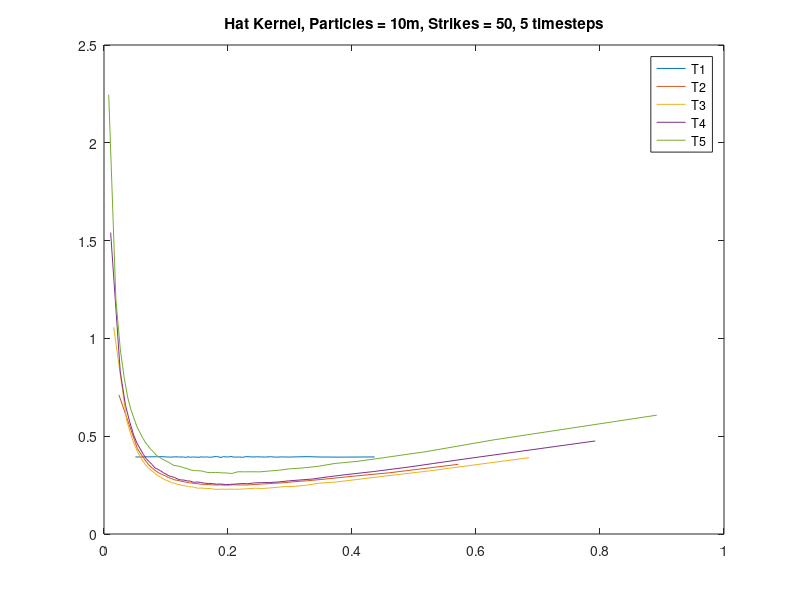

MATLAB code to generate this figure:
% hat kernel
% 50 strikes
% 5 time steps
% initial price = 0.2

e1 = [0.3937 0.3949 0.3954 0.3939 0.3931 0.3936 0.3948 0.3937 0.3936 0.3937 0.3916 0.3951 0.3925 0.3933 0.3937 0.3929 0.3920 0.3945 0.3932 0.3936 0.3943 0.3918 0.3934 0.3949 0.3962 0.3943 0.3914 0.3957 0.3939 0.3939 0.3961 0.3932 0.3933 0.3935 0.3922 0.3955 0.3950 0.3937 0.3948 0.3939 0.3935 0.3951 0.3928 0.3941 0.3933 0.3944 0.3954 0.3937 0.3930 0.3940 ];
s1 = [0.0506 0.0847 0.0936 0.1004 0.1062 0.1113 0.1159 0.1202 0.1243 0.1282 0.1320 0.1357 0.1393 0.1428 0.1463 0.1497 0.1532 0.1566 0.1601 0.1635 0.1670 0.1705 0.1740 0.1776 0.1812 0.1850 0.1888 0.1926 0.1966 0.2007 0.2049 0.2093 0.2138 0.2186 0.2235 0.2287 0.2342 0.2401 0.2463 0.2530 0.2602 0.2682 0.2770 0.2869 0.2982 0.3115 0.3277 0.3487 0.3789 0.4365 ];

e2 = [0.7116 0.4362 0.3865 0.3542 0.3349 0.3205 0.3099 0.3029 0.2970 0.2881 0.2844 0.2780 0.2747 0.2726 0.2691 0.2672 0.2635 0.2617 0.2609 0.2576 0.2577 0.2556 0.2535 0.2539 0.2529 0.2517 0.2511 0.2503 0.2513 0.2497 0.2503 0.2501 0.2519 0.2508 0.2508 0.2507 0.2518 0.2536 0.2556 0.2567 0.2592 0.2610 0.2643 0.2686 0.2724 0.2783 0.2865 0.2976 0.3130 0.3562 ];
s2 = [0.0240 0.0539 0.0642 0.0720 0.0785 0.0844 0.0897 0.0947 0.0995 0.1040 0.1084 0.1128 0.1170 0.1212 0.1253 0.1295 0.1336 0.1377 0.1419 0.1460 0.1503 0.1545 0.1589 0.1633 0.1679 0.1725 0.1773 0.1822 0.1873 0.1926 0.1980 0.2037 0.2097 0.2159 0.2225 0.2294 0.2368 0.2448 0.2533 0.2627 0.2729 0.2842 0.2969 0.3114 0.3283 0.3486 0.3741 0.4084 0.4603 0.5715 ];

e3 = [1.0568 0.5777 0.4775 0.4207 0.3834 0.3561 0.3377 0.3237 0.3110 0.2992 0.2903 0.2814 0.2745 0.2703 0.2617 0.2594 0.2545 0.2518 0.2473 0.2466 0.2423 0.2412 0.2395 0.2342 0.2347 0.2341 0.2324 0.2326 0.2288 0.2282 0.2293 0.2285 0.2294 0.2285 0.2292 0.2303 0.2325 0.2341 0.2325 0.2351 0.2387 0.2432 0.2438 0.2498 0.2601 0.2658 0.2786 0.2962 0.3226 0.3904 ];
s3 = [0.0156 0.0368 0.0465 0.0540 0.0605 0.0664 0.0718 0.0769 0.0818 0.0866 0.0912 0.0957 0.1002 0.1046 0.1091 0.1135 0.1179 0.1224 0.1269 0.1315 0.1361 0.1409 0.1457 0.1507 0.1557 0.1609 0.1663 0.1719 0.1777 0.1837 0.1899 0.1965 0.2034 0.2106 0.2183 0.2266 0.2354 0.2449 0.2552 0.2665 0.2789 0.2928 0.3086 0.3268 0.3482 0.3744 0.4078 0.4534 0.5248 0.6856 ];

e4 = [1.5410 0.8297 0.6575 0.5714 0.5076 0.4637 0.4351 0.4070 0.3850 0.3696 0.3553 0.3380 0.3312 0.3233 0.3132 0.3063 0.2967 0.2934 0.2887 0.2803 0.2766 0.2759 0.2715 0.2707 0.2641 0.2660 0.2638 0.2599 0.2586 0.2581 0.2549 0.2555 0.2527 0.2541 0.2553 0.2583 0.2570 0.2612 0.2626 0.2633 0.2661 0.2715 0.2761 0.2813 0.2927 0.3048 0.3190 0.3418 0.3828 0.4756 ];
s4 = [0.0107 0.0262 0.0347 0.0416 0.0477 0.0532 0.0585 0.0635 0.0683 0.0730 0.0776 0.0821 0.0867 0.0912 0.0957 0.1002 0.1048 0.1094 0.1141 0.1189 0.1238 0.1288 0.1339 0.1391 0.1445 0.1501 0.1559 0.1619 0.1681 0.1746 0.1814 0.1886 0.1962 0.2042 0.2128 0.2220 0.2318 0.2425 0.2542 0.2671 0.2813 0.2974 0.3158 0.3370 0.3624 0.3937 0.4340 0.4902 0.5802 0.7923 ];

e5 = [2.2458 1.1980 0.9410 0.8006 0.7004 0.6380 0.5929 0.5513 0.5219 0.4938 0.4703 0.4514 0.4331 0.4204 0.4021 0.3938 0.3839 0.3770 0.3686 0.3603 0.3504 0.3484 0.3454 0.3386 0.3347 0.3274 0.3244 0.3235 0.3218 0.3155 0.3135 0.3150 0.3129 0.3121 0.3094 0.3184 0.3178 0.3182 0.3177 0.3219 0.3258 0.3331 0.3376 0.3453 0.3608 0.3713 0.3919 0.4217 0.4812 0.6075 ];
s5 = [0.0076 0.0192 0.0264 0.0325 0.0381 0.0432 0.0481 0.0528 0.0574 0.0620 0.0664 0.0709 0.0753 0.0798 0.0843 0.0888 0.0934 0.0981 0.1028 0.1077 0.1126 0.1177 0.1230 0.1284 0.1339 0.1397 0.1458 0.1521 0.1586 0.1655 0.1728 0.1804 0.1885 0.1972 0.2064 0.2163 0.2270 0.2387 0.2515 0.2656 0.2813 0.2992 0.3197 0.3437 0.3726 0.4084 0.4550 0.5208 0.6282 0.8915 ];


plot(s1, e1, s2, e2, s3, e3, s4, e4, s5, e5);
legend ('T1', 'T2', 'T3', 'T4', 'T5')
title('Hat Kernel, Particles = 10m, Strikes = 50, 5 timesteps')






